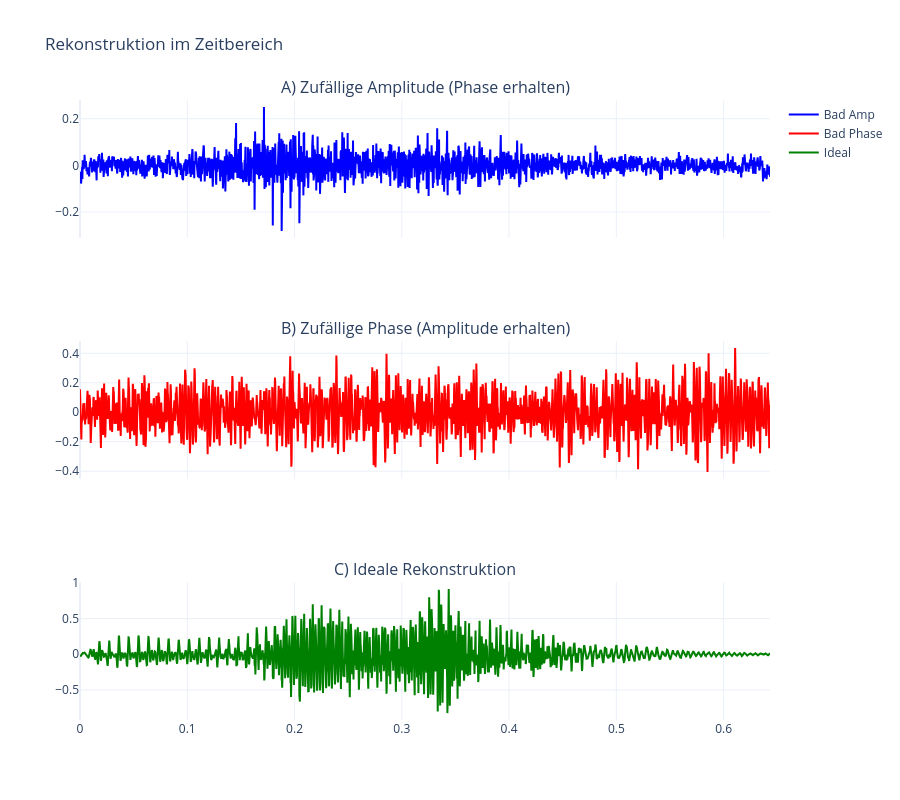

The code cell stored with this chart in its notebook:
### Markdown cell above
## c) Random Amplitude / Phase Experiment (Das Wichtigste!)

### Code cell
# Zeitvektor für Plots
t = np.linspace(0, (n_samples - 1) / fs, n_samples)

np.random.seed(42)

# Zufalls-Komponenten erzeugen
rand_amp = 1e-3 * np.random.rand(n_samples)
rand_phase = np.var(phase) * np.random.rand(n_samples) * 2 * np.pi

# Spektren manipulieren
# Fall A: Amplitude kaputt (Rauschen), Phase original
y_fft_bad_amp = rand_amp * np.exp(1j * phase)

# Fall B: Amplitude original, Phase kaputt (Zufall)
y_fft_bad_phase = amplitude * np.exp(1j * rand_phase)

# Fall C: Ideal (Kontrolle)
y_fft_ideal = amplitude * np.exp(1j * phase)

# Rücktransformation (IFFT)
# Wir müssen wieder mit n_samples multiplizieren, da wir oben geteilt hatten
y_rec_bad_amp = np.real(np.fft.ifft(y_fft_bad_amp * n_samples))
y_rec_bad_phase = np.real(np.fft.ifft(y_fft_bad_phase * n_samples))
y_rec_ideal = np.real(np.fft.ifft(y_fft_ideal * n_samples))

# Visualisierung Zeitbereich
step = max(1, int(n_samples / 2000))  # Downsampling für Performance
fig = make_subplots(
    rows=3,
    cols=1,
    shared_xaxes=True,
    subplot_titles=(
        "A) Zufällige Amplitude (Phase erhalten)",
        "B) Zufällige Phase (Amplitude erhalten)",
        "C) Ideale Rekonstruktion",
    ),
)

fig.add_trace(
    go.Scatter(
        x=t[::step], y=y_rec_bad_amp[::step], name="Bad Amp", line=dict(color="blue")
    ),
    row=1,
    col=1,
)
fig.add_trace(
    go.Scatter(
        x=t[::step], y=y_rec_bad_phase[::step], name="Bad Phase", line=dict(color="red")
    ),
    row=2,
    col=1,
)
fig.add_trace(
    go.Scatter(
        x=t[::step], y=y_rec_ideal[::step], name="Ideal", line=dict(color="green")
    ),
    row=3,
    col=1,
)
fig.update_layout(
    height=800, title="Rekonstruktion im Zeitbereich", template="plotly_white"
)
fig.show()

### Figure 1 — Plotly figure (JSON) as saved in the notebook; plotly's stock layout.template omitted (floating-point values rounded to 4 significant figures; data arrays with more than 128 entries replaced by an {"elided": "..."} marker saying what was removed)
{"data": [{"line": {"color": "blue"}, "name": "Bad Amp", "type": "scatter", "x": {"elided": "2574 float values"}, "xaxis": "x", "y": {"elided": "2574 float values"}, "yaxis": "y"}, {"line": {"color": "red"}, "name": "Bad Phase", "type": "scatter", "x": {"elided": "2574 float values"}, "xaxis": "x2", "y": {"elided": "2574 float values"}, "yaxis": "y2"}, {"line": {"color": "green"}, "name": "Ideal", "type": "scatter", "x": {"elided": "2574 float values"}, "xaxis": "x3", "y": {"elided": "2574 float values"}, "yaxis": "y3"}], "layout": {"annotations": [{"font": {"size": 16}, "showarrow": false, "text": "A) Zufällige Amplitude (Phase erhalten)", "x": 0.5, "xanchor": "center", "xref": "paper", "y": 1, "yanchor": "bottom", "yref": "paper"}, {"font": {"size": 16}, "showarrow": false, "text": "B) Zufällige Phase (Amplitude erhalten)", "x": 0.5, "xanchor": "center", "xref": "paper", "y": 0.6111, "yanchor": "bottom", "yref": "paper"}, {"font": {"size": 16}, "showarrow": false, "text": "C) Ideale Rekonstruktion", "x": 0.5, "xanchor": "center", "xref": "paper", "y": 0.2222, "yanchor": "bottom", "yref": "paper"}], "height": 800, "title": {"text": "Rekonstruktion im Zeitbereich"}, "xaxis": {"anchor": "y", "domain": [0, 1], "matches": "x3", "showticklabels": false}, "xaxis2": {"anchor": "y2", "domain": [0, 1], "matches": "x3", "showticklabels": false}, "xaxis3": {"anchor": "y3", "domain": [0, 1]}, "yaxis": {"anchor": "x", "domain": [0.7778, 1]}, "yaxis2": {"anchor": "x2", "domain": [0.3889, 0.6111]}, "yaxis3": {"anchor": "x3", "domain": [0, 0.2222]}}}
